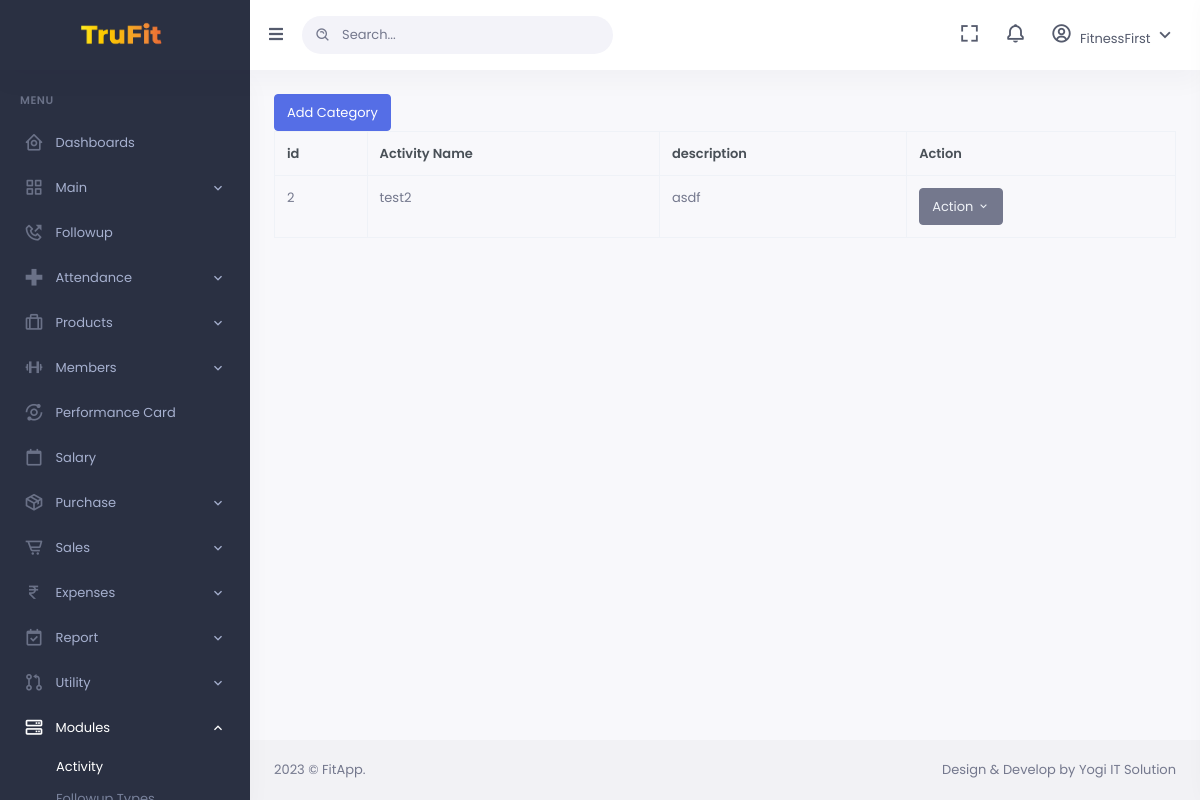
Page /activity-type.php (signed in) on the committed database.
### tables this page shows
CREATE TABLE `activity` (
  `acID` int(11) NOT NULL,
  `acName` varchar(255) NOT NULL,
  `desp` varchar(400) NOT NULL
);

### activity-type.php (the view, shortened to what this page needs)
<!DOCTYPE html>
<html lang="en">
<?php
include('inc/head.php');
include_once 'db_conn.php';
?>
<body data-sidebar="dark">
    <div id="layout-wrapper">
        <?php
        include('inc/sidebar.php')
        ?>
        <div id="main" class="layout-column flex">
            <?php
            include('inc/header.php')
            ?>
            <div class="main-content">
                <div class="page-content">
                    <div class="container-fluid">
                        <table id="datatable-buttons" class="table table-bordered dt-responsive nowrap w-100">
                            <thead>
                                <tr>
                                    <th data-sortable="true" data-field="id">id</th>
                                    <th data-sortable="true" data-field="Category">Activity Name</th>
                                    <th data-sortable="true" data-field="description">description</th>
                                    <th>Action</th>
                                    <a href="activity-type-add.php" class="btn btn-primary">Add Category</a>
                                </tr>
                            </thead>
                            <tbody>
                                <?php
                                    $sqlActivity = "SELECT * from activity";
                                    $resActivity = mysqli_query($conn,$sqlActivity);
                                    while ($rowActivity = mysqli_fetch_assoc($resActivity)) {
                                 ?>
                                <tr class=" flex">
                                    <td class="flex">
                                        <div class="item-except text-muted text-sm h-1x">
                                            <?=$rowActivity['acID']?>
                                        </div>
                                    </td>
                                    <td class="flex">
                                        <div class="item-except text-muted text-sm h-1x">
                                            <?=$rowActivity['acName']?>
                                        </div>
                                    </td>
                                    <td class="flex">
                                        <div class="item-except text-muted text-sm h-1x">
                                            <?=$rowActivity['desp']?>
                                        </div>
                                    </td>
                                    <td>
                                        <div class="btn-group" role="group">
                                            <button id="btnGroupVerticalDrop1" type="button" class="btn btn-secondary dropdown-toggle" data-bs-toggle="dropdown" aria-haspopup="true" aria-expanded="false">
                                                Action <i class="mdi mdi-chevron-down"></i>
                                            </button>
                                        </div>
                                    </td>
                                </tr>
                            <?php } ?>
                            </tbody>
                        </table>
                    </div>
                </div>
            </div>
            <?php
            include('inc/footer.php')
            ?>
        </div>
</body>
</html>

### rows in the picture
activity: acID "2", acName "test2", desp "asdf"
